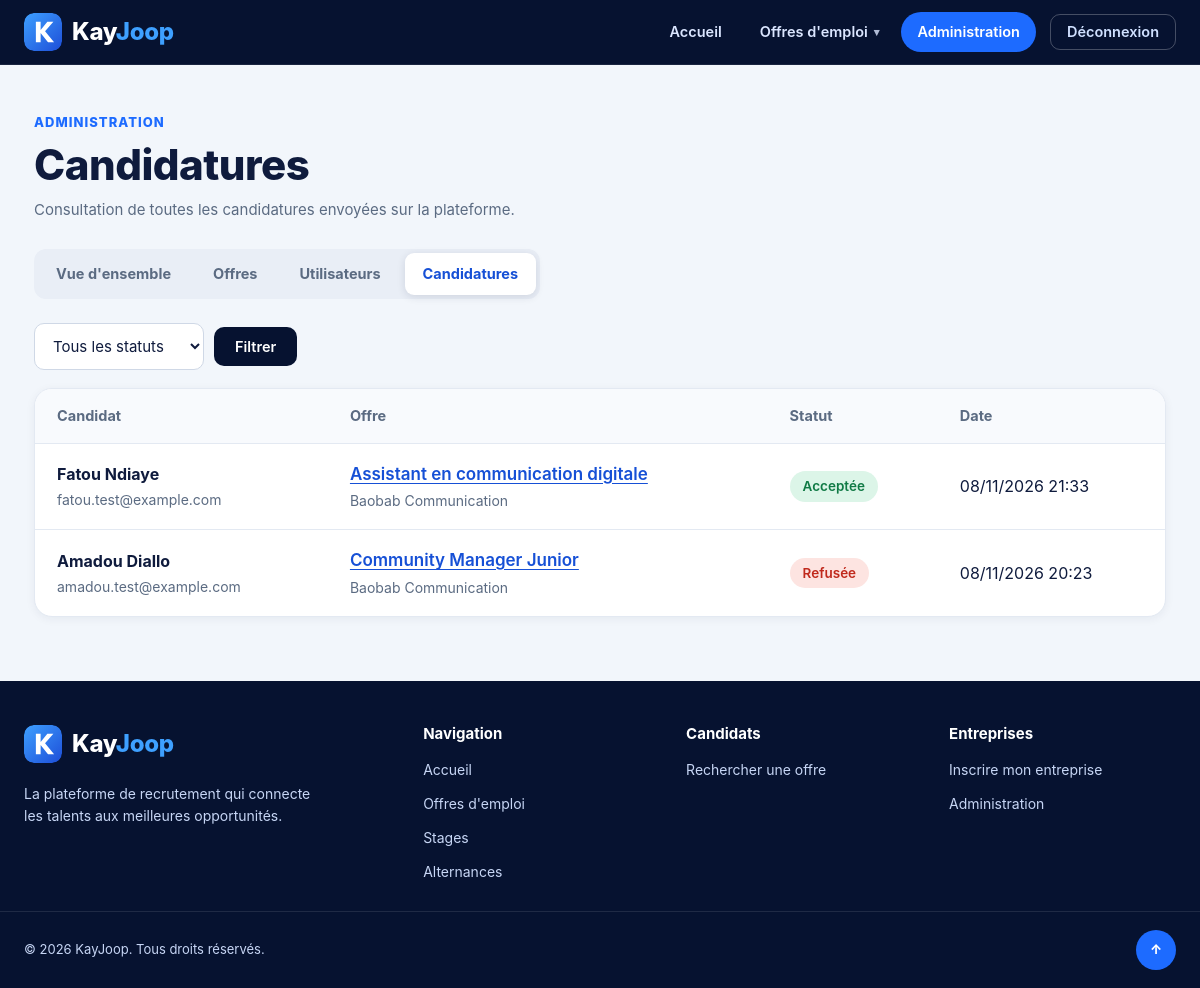
Screenshot of /offres/gestion/candidatures/ (signed in) with the database file from the repository.
### offres/models.py (models this page shows, shortened)
class Candidature(models.Model):
    STATUT_CHOIX = [
        ('en_attente', 'En attente'),
        ('acceptee', 'Acceptée'),
        ('refusee', 'Refusée'),
    ]
    etudiant = models.ForeignKey(
        ProfilEtudiant,
        on_delete=models.CASCADE,
        related_name='candidatures'
    )
    offre = models.ForeignKey(
        Offre,
        on_delete=models.CASCADE,
        related_name='candidatures'
    )
    cv = models.FileField(
        upload_to='cv/',
        blank=True,
        verbose_name="CV du candidat"
    )
    lettre_motivation = models.TextField(
        blank=True,
        verbose_name="Lettre de motivation"
    )
    statut = models.CharField(
        max_length=20,
        choices=STATUT_CHOIX,
        default='en_attente'
    )
    date_candidature = models.DateTimeField(
        auto_now_add=True
    )
    class Meta:
        unique_together = ('etudiant', 'offre')
        ordering = ['-date_candidature']

class ProfilEtudiant(models.Model):
    utilisateur = models.OneToOneField(
        settings.AUTH_USER_MODEL,
        on_delete=models.CASCADE,
        related_name='profil_etudiant'
    )
    nom_complet = models.CharField(max_length=150)
    email = models.EmailField(unique=True)
    telephone = models.CharField(max_length=20, unique=True)
    NIVEAU_CHOIX = [
        ('bac', 'Baccalauréat'),
        ('bts', 'BTS / DUT'),
        ('licence', 'Licence'),
        ('master', 'Master'),
        ('doctorat', 'Doctorat'),
        ('autre', 'Autre'),
    ]
    ANNEE_CHOIX = [
        ('1re', '1re année'),
        ('2e', '2e année'),
        ('3e', '3e année'),
        ('4e_plus', '4e année ou plus'),
        ('diplome', 'Déjà diplômé'),
    ]
    niveau_etudes = models.CharField(
        max_length=20,
        choices=NIVEAU_CHOIX,
        default='licence'
    )
    filiere = models.CharField(
        max_length=150,
        default='Informatique de gestion'
    )
    annee_etudes = models.CharField(
        max_length=20,
        choices=ANNEE_CHOIX,
        default='2e'
    )
    competences = models.TextField(
        blank=True,
        verbose_name="Compétences"
    )
    cv = models.FileField(
        upload_to='cv_etudiants/',
        blank=True,
        null=True,
        verbose_name="CV"
    )

class Offre(models.Model):
    TYPE_CHOIX = [
        ('emploi', 'Emploi'),
        ('stage', 'Stage'),
        ('alternance', 'Alternance'),
    ]
    STATUT_CHOIX = [
        ('en_attente', 'En attente de validation'),
        ('ouverte', 'Publiée'),
        ('fermee', 'Clôturée'),
    ]
    titre = models.CharField(max_length=200)
    entreprise = models.CharField(max_length=150)
    profil_entreprise = models.ForeignKey(
        'ProfilEntreprise',
        on_delete=models.SET_NULL,
        null=True,
        blank=True,
        related_name='offres'
    )
    description = models.TextField()
    type_contrat = models.CharField(
        max_length=20,
        choices=TYPE_CHOIX,
        default='emploi'
    )
    localisation = models.CharField(max_length=150)
    date_limite = models.DateField()
    statut = models.CharField(
        max_length=10,
        choices=STATUT_CHOIX,
        default='ouverte'
    )
    date_creation = models.DateTimeField(auto_now_add=True)

### offres/views_gestion.py (the view)
# urls.py: path('gestion/candidatures/', views_gestion.candidatures, name='gestion_candidatures'),
@staff_requis
def candidatures(request):
    statut = request.GET.get("statut", "")
    liste = Candidature.objects.select_related("etudiant", "offre")
    if statut in dict(Candidature.STATUT_CHOIX):
        liste = liste.filter(statut=statut)
    else:
        statut = ""
    return render(request, "offres/gestion/candidatures.html", {
        "section": "candidatures",
        "candidatures": liste,
        "statut": statut,
        "statuts": Candidature.STATUT_CHOIX,
        "nb_en_attente": Offre.objects.filter(statut="en_attente").count(),
    })

### offres/views_gestion.py (called while the page is built)
def staff_requis(vue):
    @wraps(vue)
    def enveloppe(request, *args, **kwargs):
        if not request.user.is_authenticated:
            messages.info(request, "Connectez-vous pour accéder à l'administration.")
            return redirect("connexion")
        if not (request.user.is_active and request.user.is_staff):
            raise PermissionDenied
        return vue(request, *args, **kwargs)
    return enveloppe

### offres/templates/offres/gestion/candidatures.html (shortened to what this page needs)
{% extends "offres/base.html" %}
{% block content %}
<main class="page">
    <div class="page-head">
        <div>
            <span class="eyebrow">Administration</span>
            <h1>Candidatures</h1>
            <p class="page-sub">Consultation de toutes les candidatures envoyées sur la plateforme.</p>
        </div>
    </div>
    {% include "offres/gestion/_tabs.html" %}
    <form method="get" class="toolbar">
        <select name="statut" class="input" aria-label="Filtrer par statut">
            <option value="">Tous les statuts</option>
        </select>
        <button type="submit" class="btn btn-dark">Filtrer</button>
    </form>
    {% if candidatures %}
    <div class="table-wrap">
        <table class="table">
            <thead><tr><th scope="col">Candidat</th><th scope="col">Offre</th><th scope="col">Statut</th><th scope="col">Date</th></tr></thead>
            <tbody>
                {% for c in candidatures %}
                <tr>
                    <td data-label="Candidat"><strong>{{ c.etudiant.nom_complet }}</strong><span class="cell-sub">{{ c.etudiant.email }}</span></td>
                    <td data-label="Offre"><a href="{% url 'detail_offre' c.offre.id %}" class="cell-link">{{ c.offre.titre }}</a><span class="cell-sub">{{ c.offre.entreprise }}</span></td>
                    <td data-label="Statut">
                        {% if c.statut == "acceptee" %}<span class="badge badge-ok">Acceptée</span>
                        {% elif c.statut == "refusee" %}<span class="badge badge-danger">Refusée</span>
                        {% else %}<span class="badge badge-wait">En attente</span>{% endif %}
                    </td>
                    <td data-label="Date">{{ c.date_candidature|date:"d/m/Y H:i" }}</td>
                </tr>
                {% endfor %}
            </tbody>
        </table>
    </div>
    {% else %}
    <div class="empty"><h3>Aucune candidature</h3><p>Aucune candidature ne correspond à ce filtre.</p></div>
    {% endif %}
</main>
{% endblock %}

### offres/static/offres/kayjoop.css (style rules this page uses)
:root { --navy: #061230; --navy-2: #0a1f52; --navy-3: #0d2c78; --blue: #1d6bff; --blue-2: #3ea0ff; --blue-dark: #1650d6; --blue-soft: #e7f0ff; --ink: #0f1b3d; --muted: #5b6b82; --line: #e3e9f2; --bg: #f2f6fb; --white: #fff; --ok: #107a45; --ok-bg: #dcf5e8; --wait: #8a5a00; --wait-bg: #fdf0cf; --closed: #4a586f; --closed-bg: #e8ecf3; --danger: #c0291c; --danger-dark: #a21f14; --danger-bg: #fde4e1; --radius: 12px; --radius-lg: 18px; --shadow: 0 2px 10px rgba(15, 27, 61, .06); --shadow-lg: 0 18px 44px rgba(15, 27, 61, .12); --font: "Inter", "Segoe UI", system-ui, -apple-system, Arial, sans-serif; --header-h: 66px; }
*, *::before, *::after { box-sizing: border-box; }
html { scroll-behavior: smooth; }
body { display: flex; flex-direction: column; min-height: 100vh; margin: 0; overflow-x: clip; background: var(--bg); color: var(--ink); font-family: var(--font); font-size: 16px; line-height: 1.5; }
body > main { flex: 1 0 auto; }
main, section, article, form, aside, .page, .card, .hero-inner, .offers, .offer-grid { min-width: 0; }
h1, h2, h3, h4 { margin: 0; line-height: 1.2; }
p { margin: 0; }
a { color: var(--blue-dark); }
.btn { display: inline-flex; align-items: center; justify-content: center; gap: 8px; padding: 10px 20px; border: 1px solid transparent; border-radius: 10px; font: inherit; font-weight: 600; font-size: 14.5px; line-height: 1.2; text-decoration: none; cursor: pointer; white-space: nowrap; transition: background .18s, border-color .18s, transform .18s; }
.btn-dark { background: var(--navy); color: #fff; }
.badge { display: inline-block; padding: 5px 13px; border-radius: 999px; font-size: 13.5px; font-weight: 600; white-space: nowrap; }
.badge-ok { background: var(--ok-bg); color: var(--ok); }
.badge-danger { background: var(--danger-bg); color: var(--danger); }
.field input:not([type=checkbox]):not([type=radio]):not([type=file]), .field select, .field textarea, .input { width: 100%; padding: 12px 14px; border: 1px solid #cfd8e6; border-radius: 10px; background: #fff; font: inherit; font-size: 15px; color: var(--ink); transition: border-color .18s, box-shadow .18s; }
.page { max-width: 1180px; width: 100%; margin: 0 auto; padding: 48px 24px 64px; }
.page-head { display: flex; align-items: flex-end; justify-content: space-between; gap: 16px; flex-wrap: wrap; margin-bottom: 28px; }
.eyebrow { display: block; margin-bottom: 8px; color: var(--blue); font-size: 13px; font-weight: 800; letter-spacing: .08em; text-transform: uppercase; }
.page-head h1 { font-size: clamp(28px, 4vw, 42px); font-weight: 800; letter-spacing: -.5px; }
.page-sub { margin-top: 8px; color: var(--muted); font-size: 15px; }
.table-wrap { background: #fff; border: 1px solid var(--line); border-radius: var(--radius-lg); overflow-x: auto; box-shadow: var(--shadow); }
.table { width: 100%; border-collapse: collapse; }
.table th { padding: 16px 22px; text-align: left; white-space: nowrap; background: #f8fafd; color: var(--muted); font-size: 14.5px; font-weight: 700; border-bottom: 1px solid var(--line); }
.table td { padding: 18px 22px; border-bottom: 1px solid var(--line); vertical-align: middle; }
.table tbody tr:last-child td { border-bottom: 0; }
.cell-link { display: block; font-size: 17px; font-weight: 600; color: var(--blue-dark); text-decoration: underline; text-underline-offset: 3px; }
.cell-sub { display: block; margin-top: 3px; color: var(--muted); font-size: 14px; }
.toolbar { display: flex; align-items: center; gap: 10px; flex-wrap: wrap; margin-bottom: 18px; }
.toolbar .input { width: auto; min-width: 220px; flex: 1 1 220px; max-width: 360px; }
.toolbar select.input { flex: 0 0 auto; min-width: 170px; }

### rows the page displays
Candidature: etudiant.nom_complet "Fatou Ndiaye", etudiant.email "fatou.test@example.com", offre.titre "Assistant en communication digitale", offre.entreprise "Baobab Communication", statut "Acceptée", date_candidature "08/11/2026 21:33"
Candidature: etudiant.nom_complet "Amadou Diallo", etudiant.email "amadou.test@example.com", offre.titre "Community Manager Junior", offre.entreprise "Baobab Communication", statut "Refusée", date_candidature "08/11/2026 20:23"
